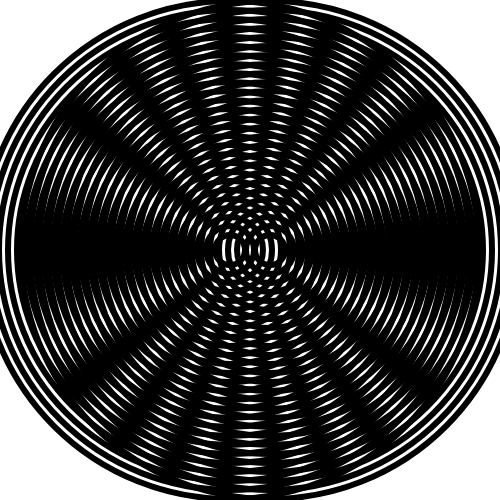
Frame 1 (no input)
Frame 2 (the mouse pressed at the canvas centre, redrawn once): identical to frame 1, image omitted

The p5.js sketch that drew this single still picture (run headless with seeded random() and noise() and a simulated clock; the mouse was pressed at the canvas centre and the sketch redrawn once):

// p5.js sketch
// ── sketch.js
p5.disableFriendlyErrors = true;

let bDoExportSvg = false;

let diaMin = 30;
let diaMax = 500;
let diaStep = 18;
let offset = 40;

function setup() {
  createCanvas(500, 500);
  noLoop();
}

function keyPressed() {
  if (key === 's' || key === 'S') {
    bDoExportSvg = true;
    redraw();
  }
}

function draw() {
  if (bDoExportSvg) {
    if (typeof beginRecordSvg !== 'function') {
      console.error('p5.plotSvg is not loaded. Check index.html.');
      bDoExportSvg = false;
    } else {
      beginRecordSvg(this, "myOutput.svg");
    }
  }

  background(255);
  stroke(0);
  strokeWeight(6);
  noFill();

  for (let dia = diaMin; dia <= diaMax; dia += diaStep) {
    ellipse(width / 2 - offset / 2, height / 2, dia, dia);
    ellipse(width / 2 + offset / 2, height / 2, dia, dia);
  }

  if (bDoExportSvg) {
    endRecordSvg();
    bDoExportSvg = false;
  }
}
